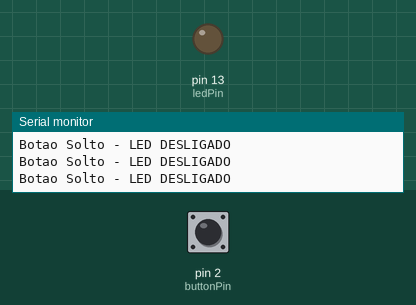
This sketch was run on a simulated Arduino Uno, built with avr-gcc and run on an emulated ATmega328P. Shown: output pins drawn as LEDs (lit = HIGH), the last lines printed to the serial monitor. Dashed ring = blinking. Inputs (shaded band) come from the test bench; at power-on: pin 2 (buttonPin) HIGH.

Above: at 1.2 s.
1.3 s: pin 2 (buttonPin) pulled LOW for 0.15 s
At 1.38 s:
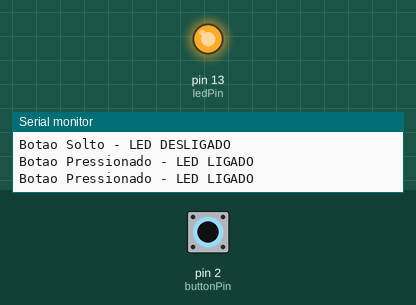
2.9 s: pin 2 (buttonPin) pulled LOW for 1 s
At 4.6 s:
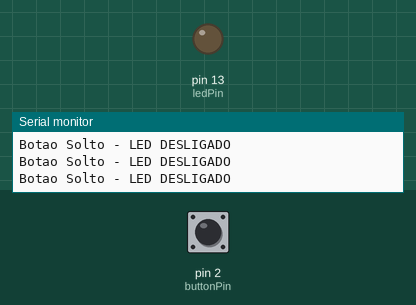
6.9 s: pin 2 (buttonPin) pulled LOW for 3.2 s
At 7.4 s:
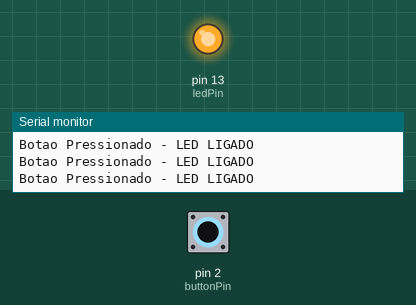
11.6 s: pin 2 (buttonPin) pulsed LOW 5 times (0.12 s each, 0.3 s apart)
At 11.68 s:
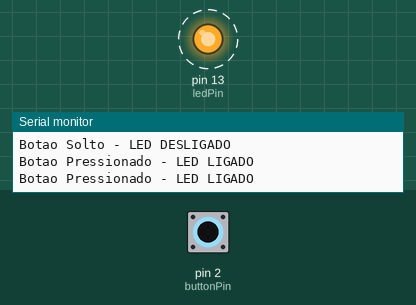
Timing chart, 0 to 14.6 s (numbered marks = the images above; inputs shaded):
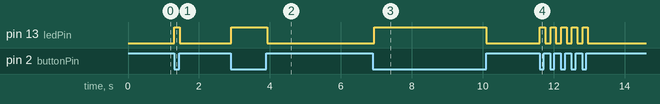

The sketch:

03_Button_Input.ino
```cpp
// 03_Button_Input.ino
// Demonstra como ler o estado de um botão e controlar um LED.

// Define os pinos digitais para o botão e o LED.
const int buttonPin = 2; // Pino digital ao qual o botão está conectado
const int ledPin = 13;   // Pino digital ao qual o LED está conectado (LED embutido)

// Variável para armazenar o estado atual do botão
int buttonState = 0;

// A função setup() é executada uma vez quando o sketch inicia.
void setup() {
  // Configura o pino do LED como SAÍDA.
  pinMode(ledPin, OUTPUT);
  // Configura o pino do botão como ENTRADA com um resistor pull-up interno.
  // Isso garante que o pino esteja em HIGH quando o botão não está pressionado.
  pinMode(buttonPin, INPUT_PULLUP);

  Serial.begin(9600); // Inicia a comunicação serial para depuração
  Serial.println("Sistema de Botao e LED iniciado.");
}

// A função loop() é executada repetidamente, para sempre.
void loop() {
  // Lê o estado do botão.
  // INPUT_PULLUP faz com que o estado seja LOW quando o botão é pressionado.
  buttonState = digitalRead(buttonPin);

  // Verifica se o botão está pressionado (estado LOW)
  if (buttonState == LOW) {
    // Se o botão está pressionado, liga o LED
    digitalWrite(ledPin, HIGH);
    Serial.println("Botao Pressionado - LED LIGADO");
  } else {
    // Se o botão não está pressionado, desliga o LED
    digitalWrite(ledPin, LOW);
    Serial.println("Botao Solto - LED DESLIGADO");
  }

  delay(50); // Pequeno atraso para evitar leituras instáveis do botão (debounce)
}
```

Measured:
- after the input at 1.3 s, pin 13 (ledPin): LOW → HIGH at once, → LOW 0.15 s later
- after the input at 2.9 s, pin 13 (ledPin): LOW → HIGH at once, → LOW 1.0 s later
- after the input at 6.9 s, pin 13 (ledPin): LOW → HIGH at once, → LOW 3.2 s later
- after the input at 11.6 s, pin 13 (ledPin): alternates HIGH for 0.15 s and LOW for 0.15 s, 10 changes in all, then stays LOW, starting at once
